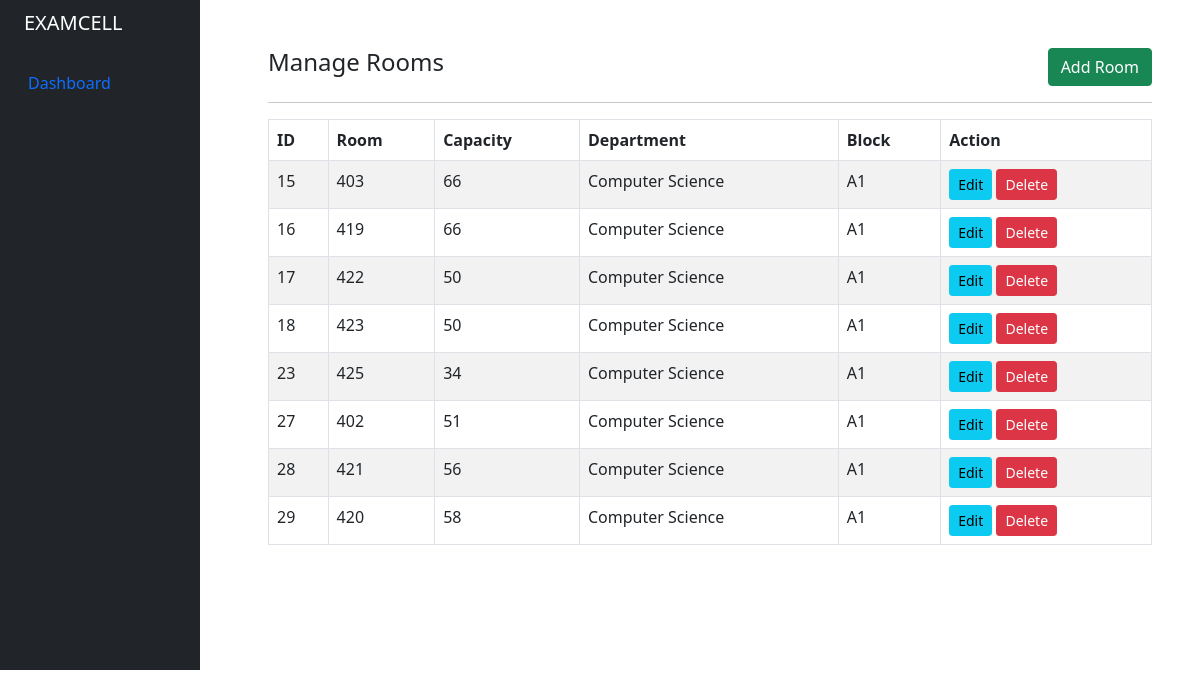
Screenshot of /admin/room.php (signed in) with the database file from the repository.
### tables this page shows
CREATE TABLE `tbl_room` (
  `id` int(11) NOT NULL,
  `dept` int(11) NOT NULL,
  `block` int(11) NOT NULL,
  `room` varchar(100) NOT NULL,
  `capacity` int(11) NOT NULL,
  `row_dim` int(11) NOT NULL,
  `col_dim` int(11) NOT NULL
);

CREATE TABLE `tbl_department` (
  `id` int(11) NOT NULL,
  `deptname` varchar(100) NOT NULL,
  `deptslug` varchar(100) NOT NULL
);

CREATE TABLE `tbl_block` (
  `id` int(11) NOT NULL,
  `dept` int(11) NOT NULL,
  `block` varchar(100) NOT NULL
);

### admin/room.php (the view, shortened to what this page needs)
<?php
include '../helpers/basic_helper.php';
if (isset($_SESSION['email']) && isset($_SESSION['id'])) {
    echo site_header();
?>
    <div class="container-fluid">
        <div class="row flex-nowrap">
            <?php echo site_navbar(); ?>
            <div class="after-side-content col py-5 px-5">
                <div class="row">
                    <div class="col-md-8">
                            <h4>Manage Rooms</h4>
                    </div>
                    <div class="col-md-4">
                        <a href="room_create_edit.php" class="btn btn-success rounded float-end">Add Room</a>
                    </div>
                </div>
                <div>
                    <hr>
                    <table class="table table-bordered table-striped">
                        <thead>
                            <tr>
                                <th>ID</th>
                                <th>Room</th>
                                <th>Capacity</th>
                                <th>Department</th>
                                <th>Block</th>
                                <th>Action</th>
                            </tr>
                        </thead>
                        <tbody>
                            <?php
                            $query = "SELECT tbl_room.id as id, tbl_room.room, tbl_room.capacity, tbl_department.deptname, tbl_block.block FROM tbl_room INNER JOIN tbl_block ON tbl_block.id = tbl_room.block INNER JOIN tbl_department ON tbl_department.id = tbl_block.dept;";
                            $query_run = mysqli_query($conn, $query);
                            if (mysqli_num_rows($query_run) > 0) {
                                foreach ($query_run as $room) {
                            ?>
                                    <tr>
                                        <td><?= $room['id']; ?></td>
                                        <td><?= $room['room']; ?></td>
                                        <td><?= $room['capacity']; ?></td>
                                        <td><?= $room['deptname']; ?></td>
                                        <td><?= $room['block']; ?></td>
                                        <td>
                                            <a href="room_create_edit.php?id=<?= $room['id']; ?>" class="btn btn-info btn-sm">Edit</a>
                                            <form action="controller.php" method="POST" class="d-inline">
                                                <button type="submit" name="delete_room" value="<?= $room['id']; ?>" class="btn btn-danger btn-sm">Delete</button>
                                            </form>
                                        </td>
                                    </tr>
                            <?php
                                }
                            } else {
                                echo "<h5> No Record Found </h5>";
                            }
                            ?>
                        </tbody>
                    </table>
                </div>
            </div>
        </div>
    </div>
<?php
    echo site_footer();
} else {
    header("Location: index.php");
}

### assets/styles.css (style rules this page uses)
.after-side-content { margin-left: 220px !important; }

### rows the page displays
tbl_room: id "15", room "403", capacity "66", tbl_department.deptname "Computer Science", tbl_block.block "A1"
tbl_room: id "16", room "419", capacity "66", tbl_department.deptname "Computer Science", tbl_block.block "A1"
tbl_room: id "17", room "422", capacity "50", tbl_department.deptname "Computer Science", tbl_block.block "A1"
tbl_room: id "18", room "423", capacity "50", tbl_department.deptname "Computer Science", tbl_block.block "A1"
tbl_room: id "23", room "425", capacity "34", tbl_department.deptname "Computer Science", tbl_block.block "A1"
tbl_room: id "27", room "402", capacity "51", tbl_department.deptname "Computer Science", tbl_block.block "A1"
tbl_room: id "28", room "421", capacity "56", tbl_department.deptname "Computer Science", tbl_block.block "A1"
tbl_room: id "29", room "420", capacity "58", tbl_department.deptname "Computer Science", tbl_block.block "A1"
